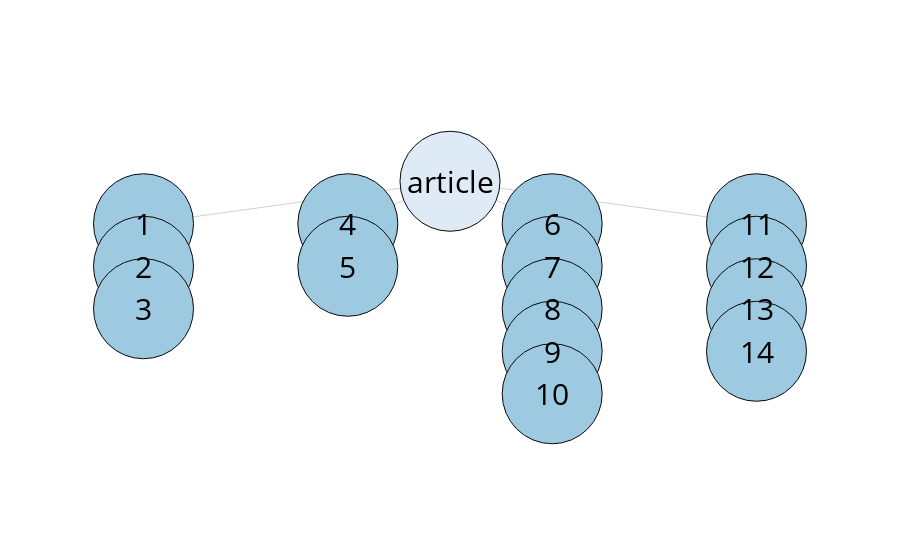

Here is the notebook cell this chart was saved with:
### Code cell
tree_plot(save=True)

### Figure 1 — Plotly figure (JSON) as saved in the notebook; plotly's stock layout.template omitted (floating-point values rounded to 4 significant figures)
{"data": [{"hoverinfo": "none", "line": {"color": "rgb(210,210,210)", "width": 1}, "mode": "lines", "type": "scatter", "x": [0, -1.5, null, -1.5, -1.5, null, -1.5, -1.5, null, 0, -0.5, null, -0.5, -0.5, null, 0, 0.5, null, 0.5, 0.5, null, 0.5, 0.5, null, 0.5, 0.5, null, 0.5, 0.5, null, 0, 1.5, null, 1.5, 1.5, null, 1.5, 1.5, null, 1.5, 1.5, null], "y": [10, 9, null, 9, 8, null, 8, 7, null, 10, 9, null, 9, 8, null, 10, 9, null, 9, 8, null, 8, 7, null, 7, 6, null, 6, 5, null, 10, 9, null, 9, 8, null, 8, 7, null, 7, 6, null]}, {"hoverinfo": "text", "marker": {"color": ["#deebf7", "#9ecae1", "#9ecae1", "#9ecae1", "#9ecae1", "#9ecae1", "#9ecae1", "#9ecae1", "#9ecae1", "#9ecae1", "#9ecae1", "#9ecae1", "#9ecae1", "#9ecae1", "#9ecae1"], "line": {"color": "rgb(10,10,10)", "width": 1}, "size": 100, "symbol": "dot"}, "mode": "markers", "name": "", "opacity": 1, "text": ["article", "1", "2", "3", "4", "5", "6", "7", "8", "9", "10", "11", "12", "13", "14"], "type": "scatter", "x": [0, -1.5, -1.5, -1.5, -0.5, -0.5, 0.5, 0.5, 0.5, 0.5, 0.5, 1.5, 1.5, 1.5, 1.5], "y": [10, 9, 8, 7, 9, 8, 9, 8, 7, 6, 5, 9, 8, 7, 6]}], "layout": {"annotations": [{"font": {"color": "rgb(0,0,0)", "size": 30}, "showarrow": false, "text": "article", "x": 0, "xref": "x1", "y": 10, "yref": "y1"}, {"font": {"color": "rgb(0,0,0)", "size": 30}, "showarrow": false, "text": "1", "x": -1.5, "xref": "x1", "y": 9, "yref": "y1"}, {"font": {"color": "rgb(0,0,0)", "size": 30}, "showarrow": false, "text": "2", "x": -1.5, "xref": "x1", "y": 8, "yref": "y1"}, {"font": {"color": "rgb(0,0,0)", "size": 30}, "showarrow": false, "text": "3", "x": -1.5, "xref": "x1", "y": 7, "yref": "y1"}, {"font": {"color": "rgb(0,0,0)", "size": 30}, "showarrow": false, "text": "4", "x": -0.5, "xref": "x1", "y": 9, "yref": "y1"}, {"font": {"color": "rgb(0,0,0)", "size": 30}, "showarrow": false, "text": "5", "x": -0.5, "xref": "x1", "y": 8, "yref": "y1"}, {"font": {"color": "rgb(0,0,0)", "size": 30}, "showarrow": false, "text": "6", "x": 0.5, "xref": "x1", "y": 9, "yref": "y1"}, {"font": {"color": "rgb(0,0,0)", "size": 30}, "showarrow": false, "text": "7", "x": 0.5, "xref": "x1", "y": 8, "yref": "y1"}, {"font": {"color": "rgb(0,0,0)", "size": 30}, "showarrow": false, "text": "8", "x": 0.5, "xref": "x1", "y": 7, "yref": "y1"}, {"font": {"color": "rgb(0,0,0)", "size": 30}, "showarrow": false, "text": "9", "x": 0.5, "xref": "x1", "y": 6, "yref": "y1"}, {"font": {"color": "rgb(0,0,0)", "size": 30}, "showarrow": false, "text": "10", "x": 0.5, "xref": "x1", "y": 5, "yref": "y1"}, {"font": {"color": "rgb(0,0,0)", "size": 30}, "showarrow": false, "text": "11", "x": 1.5, "xref": "x1", "y": 9, "yref": "y1"}, {"font": {"color": "rgb(0,0,0)", "size": 30}, "showarrow": false, "text": "12", "x": 1.5, "xref": "x1", "y": 8, "yref": "y1"}, {"font": {"color": "rgb(0,0,0)", "size": 30}, "showarrow": false, "text": "13", "x": 1.5, "xref": "x1", "y": 7, "yref": "y1"}, {"font": {"color": "rgb(0,0,0)", "size": 30}, "showarrow": false, "text": "14", "x": 1.5, "xref": "x1", "y": 6, "yref": "y1"}], "font": {"size": 20}, "hovermode": "closest", "margin": {"b": 85, "l": 40, "r": 40, "t": 100}, "showlegend": false, "title": "", "xaxis": {"showgrid": false, "showline": false, "showticklabels": false, "zeroline": false}, "yaxis": {"showgrid": false, "showline": false, "showticklabels": false, "zeroline": false}}}
